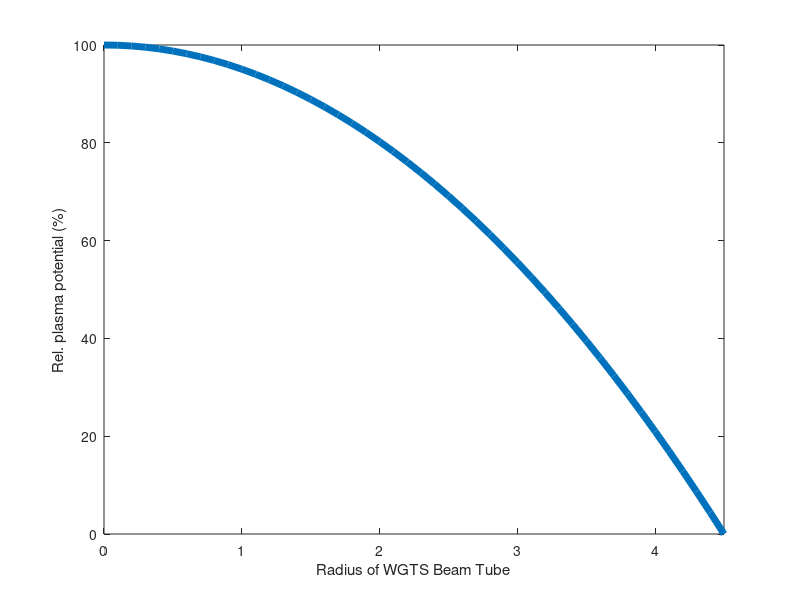

Write MATLAB code to recreate this figure. (Note: this script raises an error after producing the figure.)
%
% WGTS Potential Radial Profile
% Suggested by Manuel Klein
% 29/10/2019
%

% Inputs
WGTS_Radius_cm = 4.5;    % WGTS Tube Radius in cm
U_RW           = 1; % RW Potential  
SPR1_cm        = (1/4-1/8);
SPR2_cm        = (2/4-1/8).*WGTS_Radius_cm;
SPR3_cm        = (3/4-1/8).*WGTS_Radius_cm;
SPR4_cm        = (4/4-1/8).*WGTS_Radius_cm;

%  WGTS Potential Radial Profile
% U_WGTS   = @(r) U_RW .* (1 - (r./WGTS_Radius_cm).^2);
U_WGTS   = @(r,offset) U_RW .* (1 - (1-offset)*(r./WGTS_Radius_cm).^2);

%  WGTS Potential Radial Profile
U_Offset = @(coeff) coeff .* (U_RW - U_WGTS([SPR1_cm SPR2_cm SPR3_cm SPR4_cm],0));

%% Display
radius = 0:0.1:WGTS_Radius_cm;
f1 = figure('Units','normalized','Position',[0.1,0.1,0.5,0.5]);
plot(radius,U_WGTS(radius,0)*100,'LineWidth',5);
%plot(1:4,U_Offset(1),'LineWidth',5);
xlabel('Radius of WGTS Beam Tube');
ylabel(sprintf('Rel. plasma potential (%%)'));
%ylabel('WGTS Plasma Potential (V)');
xlim([0,4.5]);
PrettyFigureFormat('FontSize',26);
export_fig(f1,[getenv('SamakPath'),'knm2ana/knm2_RingFit/plots/WGTS_PotentialRadialProfile.pdf']);


